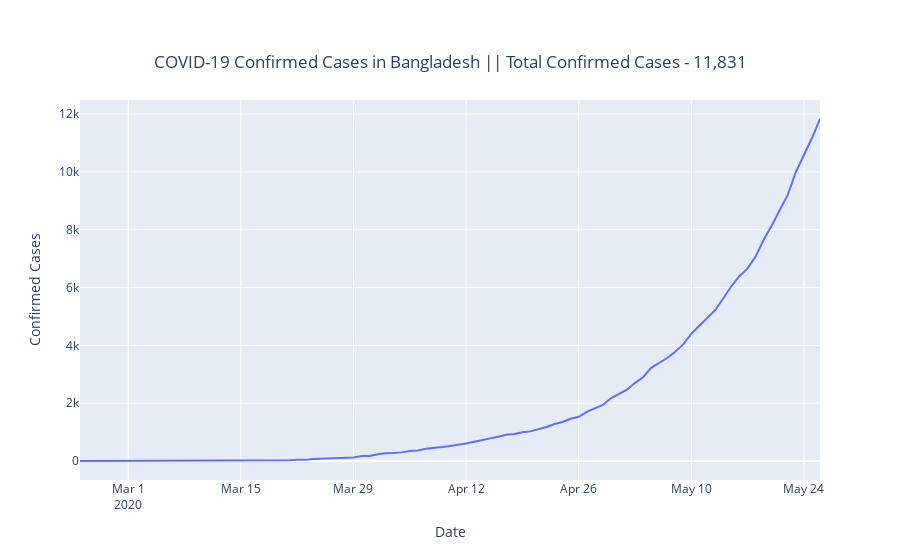

Here is the notebook cell this chart was saved with:
### Markdown cell above
# Total Confirmed Cases

### Code cell
x = date_objects
y = confirmed_list
fig = go.Figure(data=go.Scatter(x=x, y=y))
yLabelTitle(fig,y)
fig.show()

### Figure 1 — Plotly figure (JSON) as saved in the notebook; plotly's stock layout.template omitted (floating-point values rounded to 4 significant figures; data arrays with more than 128 entries replaced by an {"elided": "..."} marker saying what was removed)
{"data": [{"type": "scatter", "x": {"elided": "186 str values"}, "y": [1, 1, 1, 1, 1, 1, 1, 1, 1, 1, 1, 1, 1, 4, 4, 5, 7, 7, 7, 11, 16, 21, 22, 22, 22, 24, 24, 40, 40, 74, 84, 94, 110, 110, 120, 170, 174, 237, 273, 281, 299, 349, 367, 423, 444, 484, 521, 555, 607, 665, 714, 784, 840, 906, 933, 996, 1026, 1092, 1176, 1279, 1351, 1463, 1531, 1703, 1828, 1939, 2171, 2335, 2469, 2704, 2894, 3224, 3392, 3563, 3778, 4033, 4402, 4687, 4963, 5226, 5639, 6053, 6402, 6664, 7072, 7653, 8145, 8676, 9216, 9998, 10582, 11173, 11831]}], "layout": {"hovermode": "x", "title": {"text": "COVID-19 Confirmed Cases in Bangladesh || Total Confirmed Cases - 11,831  ", "x": 0.5, "xanchor": "center", "y": 0.9, "yanchor": "top"}, "xaxis": {"title": {"text": "Date"}}, "yaxis": {"title": {"text": "Confirmed Cases"}}}}
